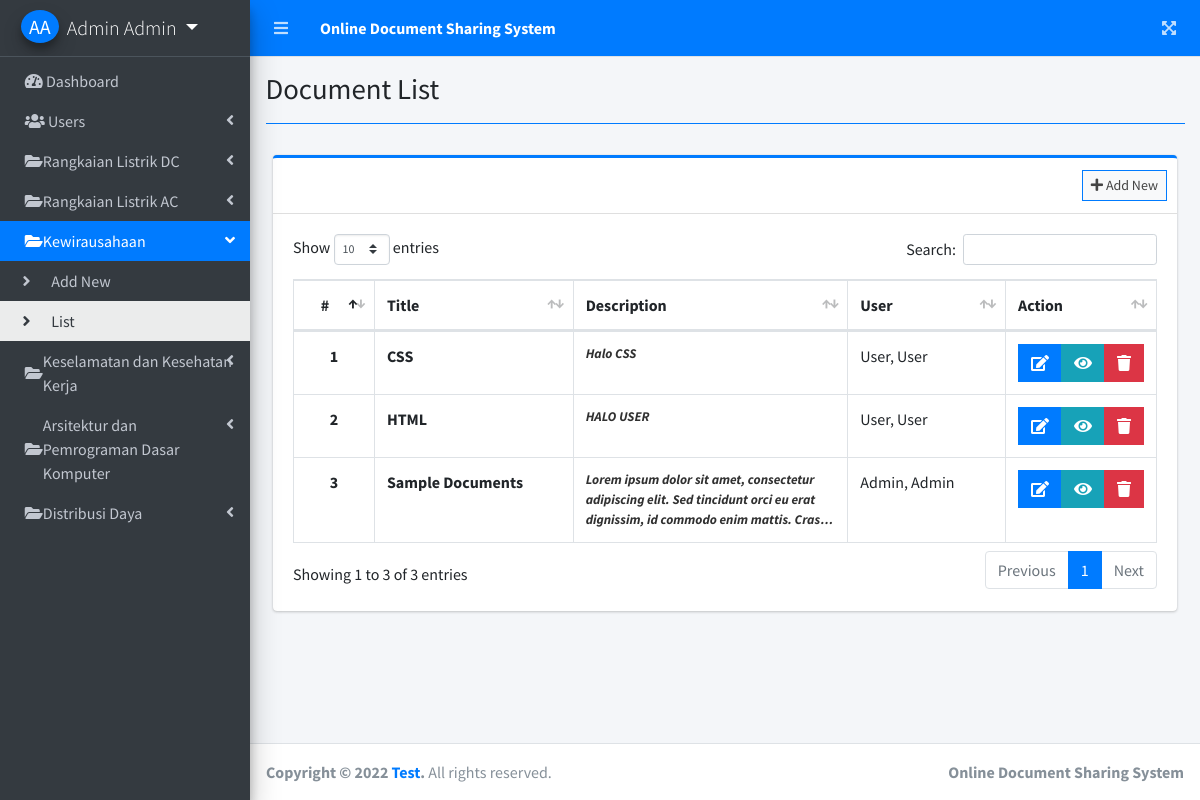
/index.php?page=document_list (signed in), run on an earlier commit of the app's database.
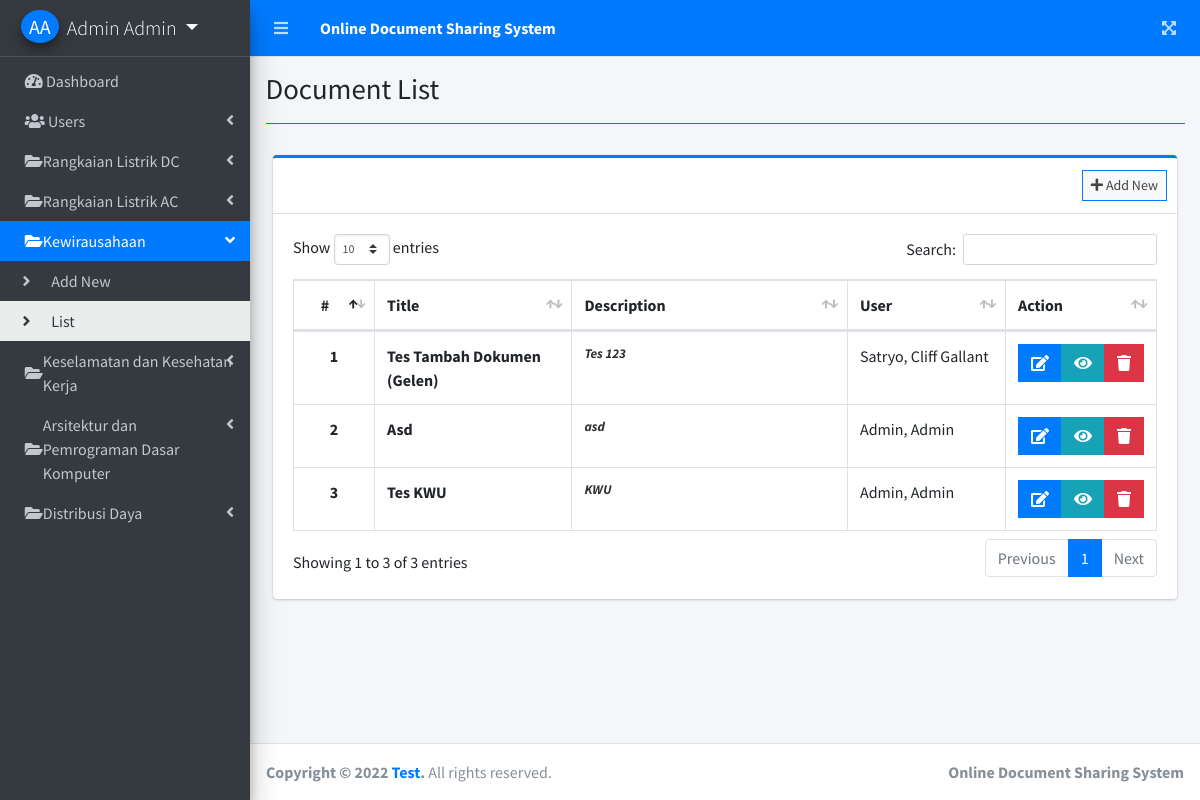
And on a later commit of the database.
### tables this page shows
CREATE TABLE `documents` (
  `id` int(11) NOT NULL,
  `title` varchar(200) NOT NULL,
  `description` text NOT NULL,
  `file_json` text NOT NULL,
  `user_id` int(30) NOT NULL,
  `date_created` datetime NOT NULL DEFAULT current_timestamp()
);

### document_list.php (the view, shortened to what this page needs)
<?php include'db_connect.php' ?>
<div class="col-lg-12">
	<div class="card card-outline card-primary">
		<div class="card-header">
			<div class="card-tools">
				<a class="btn btn-block btn-sm btn-default btn-flat border-primary" href="./index.php?page=new_document"><i class="fa fa-plus"></i> Add New</a>
			</div>
		</div>
		<div class="card-body">
			<table class="table tabe-hover table-bordered" id="list">
			     <?php if($_SESSION['login_type'] == 1 ): ?>
				<colgroup>
					<col width="10%">
					<col width="25%">
					<col width="35%">
					<col width="20%">
					<col width="10%">
				</colgroup>
			    <?php endif; ?>
				<thead>
					<tr>
						<th class="text-center">#</th>
						<th>Title</th>
						<th>Description</th>
					     <?php if($_SESSION['login_type'] == 1 ): ?>
						<th>User</th>
					    <?php endif; ?>
						<th>Action</th>
					</tr>
				</thead>
				<tbody>
					<?php
					$i = 1;
					$where = '';
					if($_SESSION['login_type'] == 1 ):
					$user = $conn->query("SELECT * FROM users where id in (SELECT user_id FROM documents) ");
					while($row = $user->fetch_assoc()){
						$uname[$row['id']] = ucwords($row['lastname'].', '.$row['firstname'].' '.$row['middlename']);
					}
					else:
						$where = " where user_id = '{$_SESSION['login_id']}' ";
					endif;
					$qry = $conn->query("SELECT * FROM documents $where order by unix_timestamp(date_created) desc ");
					while($row= $qry->fetch_assoc()):
						$trans = get_html_translation_table(HTML_ENTITIES,ENT_QUOTES);
						unset($trans["\""], $trans["<"], $trans[">"], $trans["<h2"]);
						$desc = strtr(html_entity_decode($row['description']),$trans);
						$desc=str_replace(array("<li>","</li>"), array("",", "), $desc);
					?>
					<tr>
						<th class="text-center"><?php echo $i++ ?></th>
						<td><b><?php echo ucwords($row['title']) ?></b></td>
						<td><b class="truncate"><?php echo strip_tags($desc) ?></b></td>
						  <?php if($_SESSION['login_type'] == 1 ): ?>
						<td><?php echo isset($uname[$row['user_id']]) ? $uname[$row['user_id']] : "Deleted User" ?></td>
					    <?php endif; ?>
						<td class="text-center">
		                    <div class="btn-group">
		                        <a href="./index.php?page=edit_document&id=<?php echo $row['id'] ?>" class="btn btn-primary btn-flat">
		                          <i class="fas fa-edit"></i>
		                        </a>
		                        <a  href="./index.php?page=view_document&id=<?php echo md5($row['id']) ?>" class="btn btn-info btn-flat">
		                          <i class="fas fa-eye"></i>
		                        </a>
		                        <button type="button" class="btn btn-danger btn-flat delete_document" data-id="<?php echo $row['id'] ?>">
		                          <i class="fas fa-trash"></i>
		                        </button>
	                      </div>
						</td>
					</tr>
				<?php endwhile; ?>
				</tbody>
			</table>
		</div>
	</div>
</div>

What changed in the data, as far as the page shows it:
removed documents: title "CSS", description "Halo CSS", user "User, User"
removed documents: title "HTML", description "HALO USER", user "User, User"
removed documents: title "Sample Documents", description "Lorem ipsum dolor sit amet, consectetur adipiscing elit. Sed tincidunt orci eu erat dignissim, id commodo enim mattis.…", user "Admin, Admin"
added documents: title "Tes Tambah Dokumen (Gelen)", description "Tes 123", user "Satryo, Cliff Gallant"
added documents: title "Asd", description "asd", user "Admin, Admin"
added documents: title "Tes KWU", description "KWU", user "Admin, Admin"
